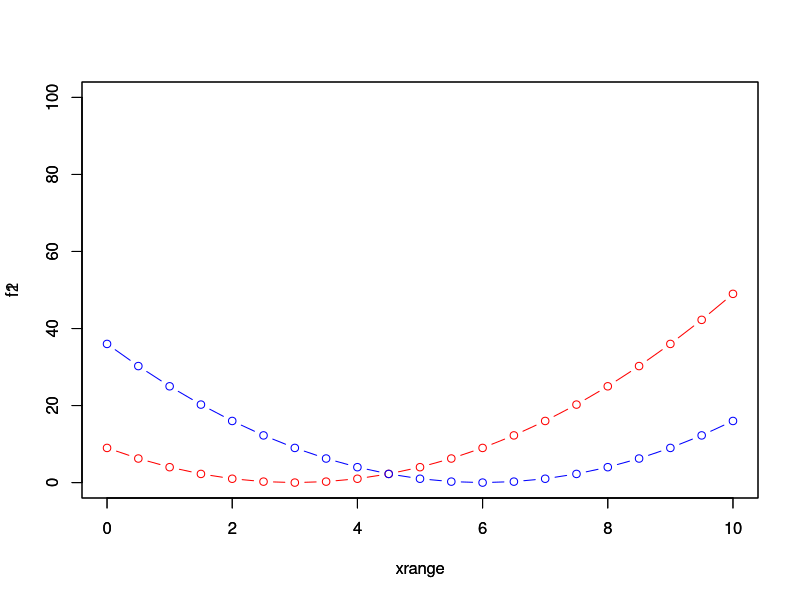
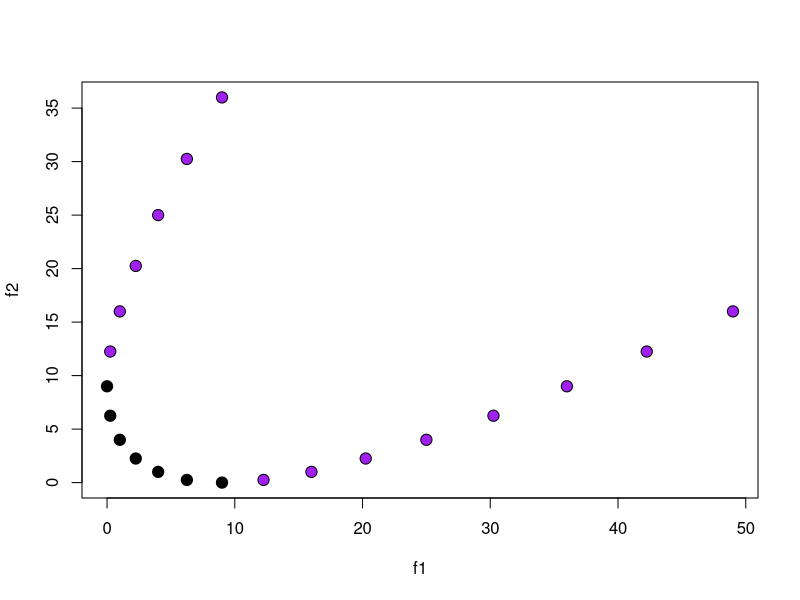
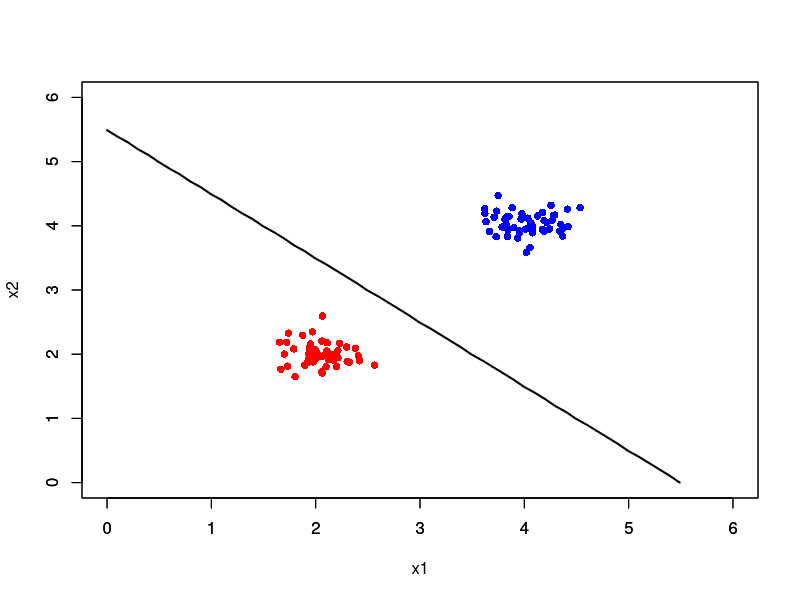

These charts were generated, in order, by the following R code:
rm(list = ls())

f<-function(x, m) (x-m)^2

xrange<-seq(0, 10, 0.5)
f1<-f(xrange, 3)
f2<-f(xrange, 6)

plot(xrange, f1, type='b', xlim=c(0,10), ylim=c(0,100), col='red')
par(new=TRUE)
plot(xrange, f2, type='b', xlim=c(0,10), ylim=c(0,100), col='blue')

colvec<-c('purple', 'black')

icol<-((xrange >= 3) & (xrange <= 6)) + 1

plot(f1, f2, pch=21, bg=colvec[icol], col='black', cex=1.5)

# --------------------------------------------------
rm(list = ls())

# Geração dos dados
n <- 2
N1 <- 50
sd1 <- 0.2
xc1 <- matrix(rnorm(n * N1, sd = sd1), nrow = N1, ncol = n) + matrix(c(2, 2), nrow = N1, ncol = n, byrow = TRUE)

N2 <- 50
sd2 <- 0.2
xc2 <- matrix(rnorm(n * N2, sd = sd2), nrow = N2, ncol = n) + matrix(c(4, 4), nrow = N2, ncol = n, byrow = TRUE)

# Plot dos dados
plot(xc1[, 1], xc1[, 2], col = 'red', xlim = c(0, 6), ylim = c(0, 6), xlab = "x1", ylab = "x2", pch = 16)
par(new = TRUE)
plot(xc2[, 1], xc2[, 2], col = 'blue', xlim = c(0, 6), ylim = c(0, 6), xlab = "", ylab = "", axes = FALSE, pch = 16)

# Dados combinados
X <- rbind(xc1, xc2)
Y <- rbind(matrix(-1, nrow = N1, ncol = 1), matrix(1, nrow = N2, ncol = 1))

# Vetor de pesos para o classificador linear (ajustado para ter fronteira na região)
w <- matrix(c(-10, 2, 2), ncol = 1, nrow = 3)

# Grade de pontos
seqi <- seq(0, 6, 0.1)
seqj <- seq(0, 6, 0.1)
M1 <- matrix(0, nrow = length(seqi), ncol = length(seqj))

# Cálculo de f(x) = w^T x_aug para cada ponto da grade
ci <- 0
for (i in seqi) {
  ci <- ci + 1
  cj <- 0
  for (j in seqj) {
    cj <- cj + 1
    xt <- c(i, j)
    xtaug <- matrix(c(1, xt), ncol = 1, nrow = 3)
    M1[ci, cj] <- t(w) %*% xtaug
  }
}

# Traça a linha onde f(x) = 0 (fronteira de decisão)
par(new = TRUE)
contour(seqi, seqj, M1, levels = 1, xlim = c(0, 6), ylim = c(0, 6), drawlabels = FALSE, lwd = 2, col = "black")

# Margem
Xaug<-cbind(-1, X)
d1<-cbind(-1, xc1) %*% w
i1max<-max(d1)

d2<-cbind(-1, xc2) %*% w
i2min<-min(d2)
0.5 * (i2min - i1max)